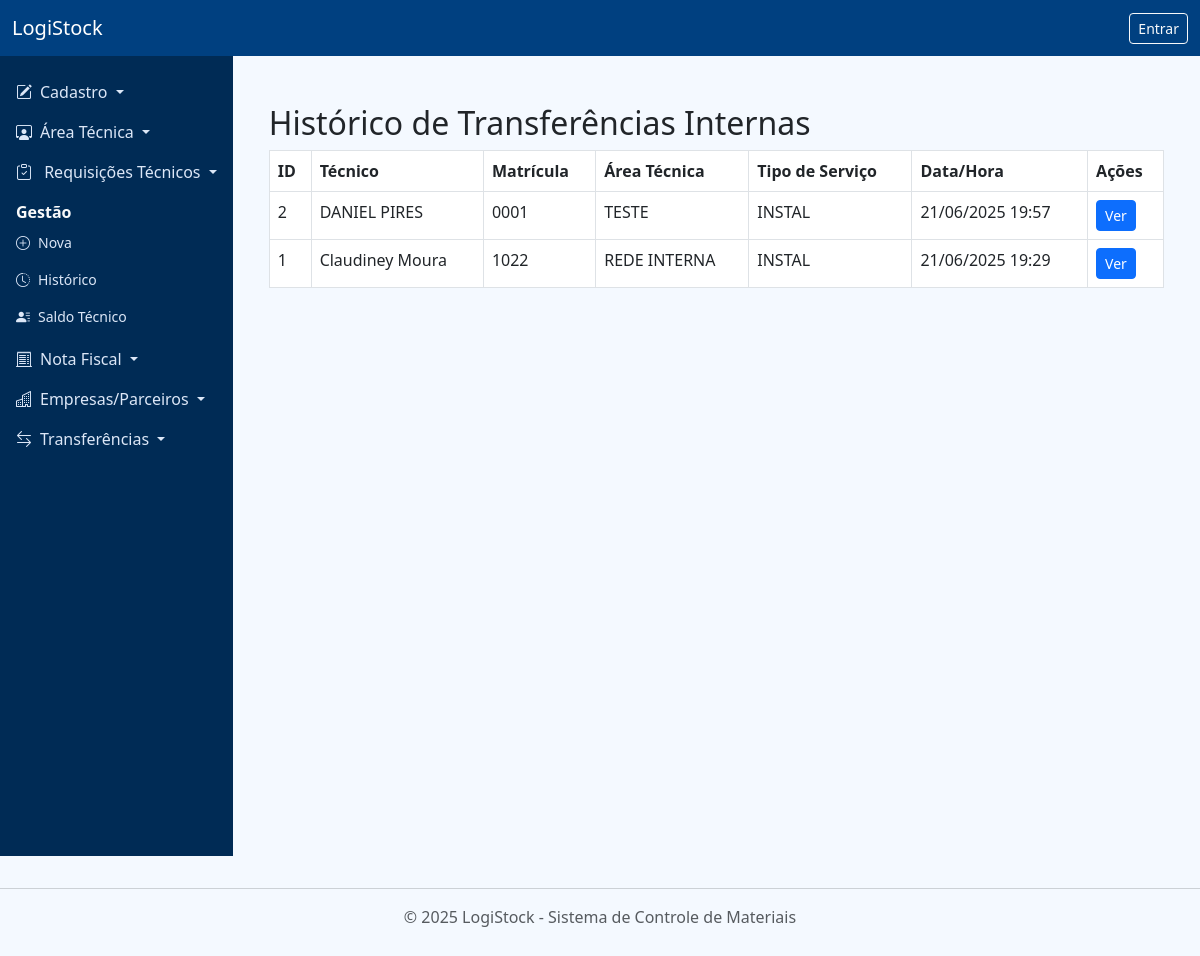
The page /transferencias/interna/historico on the database its author committed.
### app/models.py (models this page shows, shortened)
class TransferenciaInterna(db.Model):
    __tablename__ = 'transferencias_internas'
    id = db.Column(db.Integer, primary_key=True)
    tecnico_id = db.Column(db.Integer, db.ForeignKey('tecnicos.id'), nullable=False)
    area_tecnica = db.Column(db.String(100), nullable=False)
    tipo_servico_id = db.Column(db.Integer, db.ForeignKey('tipos_servico.id'), nullable=False)
    data_hora = db.Column(db.DateTime, default=datetime.utcnow)
    tecnico = db.relationship('Tecnico', backref='transferencias_internas')
    tipo_servico = db.relationship('TipoServico')
    itens = db.relationship('TransferenciaInternaItem', backref='transferencia_interna', cascade='all, delete-orphan')

class Tecnico(db.Model):
    __tablename__ = 'tecnicos'
    id = db.Column(db.Integer, primary_key=True)
    nome = db.Column(db.String(150), nullable=False)
    matricula = db.Column(db.String(50), unique=True, nullable=False)
    cpf = db.Column(db.String(20), unique=True, nullable=False)
    telefone = db.Column(db.String(20))
    email = db.Column(db.String(100))
    area_tecnica = db.Column(db.String(100))
    status = db.Column(db.String(20), default='Ativo')
    estoque_tecnico = db.relationship('EstoqueTecnico', backref='tecnico_rel', lazy=True)

class TipoServico(db.Model):
    __tablename__ = 'tipos_servico'
    id = db.Column(db.Integer, primary_key=True)
    nome = db.Column(db.String(100), unique=True, nullable=False)
    empresa = db.Column(db.String(100))
    itens = db.relationship('Item', backref='tipo_servico_rel', lazy=True)

### app/routes/transferencias/interna.py (the view)
@bp_interna.route('/historico')
def historico_transferencia_interna():
    transferencias = TransferenciaInterna.query.order_by(TransferenciaInterna.data_hora.desc()).all()
    return render_template('transferencias/interna/historico_transferencia_interna.html', transferencias=transferencias)

### app/templates/transferencias/interna/historico_transferencia_interna.html
{% extends 'base.html' %}
{% block content %}
<div class="container mt-4">
  <h2>Histórico de Transferências Internas</h2>
  <table class="table table-bordered">
    <thead>
      <tr>
        <th>ID</th>
        <th>Técnico</th>
        <th>Matrícula</th>
        <th>Área Técnica</th>
        <th>Tipo de Serviço</th>
        <th>Data/Hora</th>
        <th>Ações</th>
      </tr>
    </thead>
    <tbody>
      {% for t in transferencias %}
      <tr>
        <td>{{ t.id }}</td>
        <td>{{ t.tecnico.nome if t.tecnico else '' }}</td>
        <td>{{ t.tecnico.matricula if t.tecnico else '' }}</td>
        <td>{{ t.area_tecnica }}</td>
        <td>{{ t.tipo_servico.nome if t.tipo_servico else '' }}</td>
        <td>{{ t.data_hora.strftime('%d/%m/%Y %H:%M') }}</td>
        <td>
          <a href="{{ url_for('transferencias_interna.detalhes_transferencia_interna', id=t.id) }}" class="btn btn-primary btn-sm">Ver</a>
        </td>
      </tr>
      {% endfor %}
    </tbody>
  </table>
</div>
{% endblock %}

### app/static/css/custom.css (style rules this page uses)
body { background-color: #f4f9ff; font-family: 'Segoe UI', sans-serif; }

### app/templates/base.html (style rules this page uses)
body { display: flex; min-height: 100vh; flex-direction: column; margin: 0; }

### rows shown on the page
TransferenciaInterna: id "2", tecnico "DANIEL PIRES", tecnico "0001", area_tecnica "TESTE", tipo_servico "INSTAL", data_hora "21/06/2025 19:57"
TransferenciaInterna: id "1", tecnico "Claudiney Moura", tecnico "1022", area_tecnica "REDE INTERNA", tipo_servico "INSTAL", data_hora "21/06/2025 19:29"
